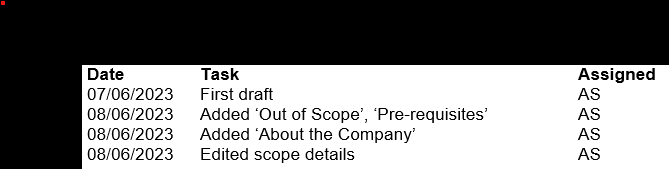
#> input picture new_images/Screenshot 2023-06-30 121557.png, 669 x 169 px; its folder holds only this picture in this run
$ python pic_to_df_E.py
#> lines starting #> are read from the running program, lines starting #| are printed output that depends on the picture; after the words box and inside, x2 and y2 are one past the last pixel; in counts of white or black regions, pixels touching at a corner belong together
__author__ = """Nripesh Niketan"""
__email__ = """nripesh.niketan@emerson.com"""

import time
import cv2
import pytesseract
import pandas as pd
import re
import os
import concurrent.futures
import shutil
import warnings
import numpy as np

warnings.filterwarnings("ignore")

# Set the path to the tesseract executable
pytesseract.pytesseract.tesseract_cmd = r'tesseract\tesseract.exe'

global skipped
skipped = pd.DataFrame(columns=['skipped'])

def read_image(file, skipped=skipped):
    im = cv2.imread(file)
#> im is the input picture: shape (169, 669, 3); mean B, G, R 126.9, 126.9, 127
    # Preprocess the image
    im_gray = cv2.cvtColor(im, cv2.COLOR_BGR2GRAY)

    # Remove shadows
    dilated_img = cv2.dilate(im_gray, np.ones((5,5), np.uint8))
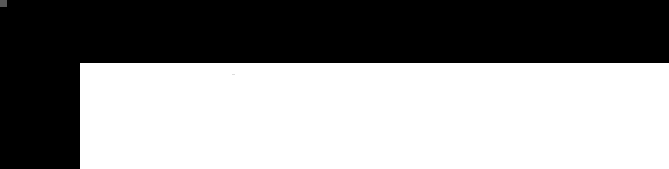
#> dilated_img: shape (169, 669); min 0, max 255, mean 140.9
    bg_img = cv2.medianBlur(dilated_img, 21)
    im_no_shadow = 255 - cv2.absdiff(im_gray, bg_img)
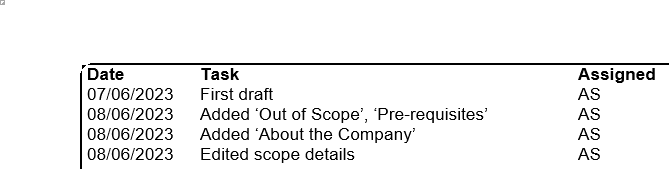
#> im_no_shadow: shape (169, 669); min 0, max 255, mean 241.1

    im_thresh = cv2.threshold(im_no_shadow, 0, 255, cv2.THRESH_BINARY | cv2.THRESH_OTSU)[1]
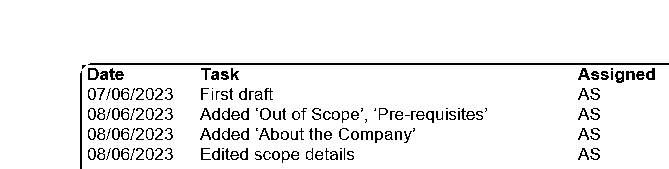
#> im_thresh: shape (169, 669); 94.2% white; black in thin lines or dots, all inside (x1, y1, x2, y2) = (80, 63, 669, 169)

    # Output the preprocessed image
    cv2.imwrite('preprocessed.png', im_thresh)


    # Extract text with pytesseract
    custom_config = r'--oem 3 --psm 6'
#> (the run stopped early here; a loop or call above may not have finished)
